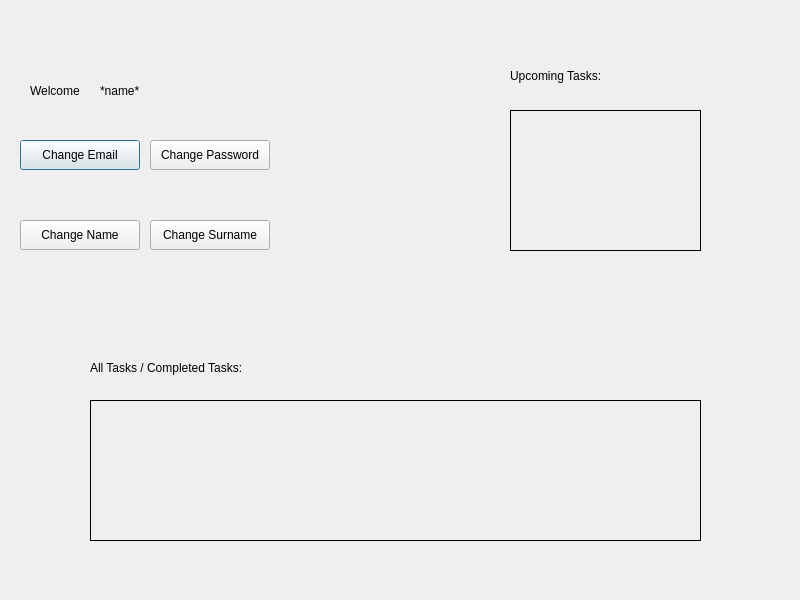
<?xml version="1.0" encoding="UTF-8"?>
<ui version="4.0">
 <class>studentMain</class>
 <widget class="QDialog" name="studentMain">
  <property name="geometry">
   <rect>
    <x>0</x>
    <y>0</y>
    <width>800</width>
    <height>600</height>
   </rect>
  </property>
  <property name="windowTitle">
   <string>Dialog</string>
  </property>
  <widget class="QStackedWidget" name="stackedWidget">
   <property name="geometry">
    <rect>
     <x>0</x>
     <y>0</y>
     <width>801</width>
     <height>601</height>
    </rect>
   </property>
   <widget class="QWidget" name="studentMainLogin">
    <widget class="QLabel" name="welcomeLabel">
     <property name="geometry">
      <rect>
       <x>30</x>
       <y>80</y>
       <width>61</width>
       <height>21</height>
      </rect>
     </property>
     <property name="text">
      <string>Welcome</string>
     </property>
    </widget>
    <widget class="QLabel" name="nameLabel">
     <property name="geometry">
      <rect>
       <x>100</x>
       <y>80</y>
       <width>61</width>
       <height>21</height>
      </rect>
     </property>
     <property name="text">
      <string>*name*</string>
     </property>
    </widget>
    <widget class="QLabel" name="upcomingTasksLabel">
     <property name="geometry">
      <rect>
       <x>510</x>
       <y>60</y>
       <width>91</width>
       <height>31</height>
      </rect>
     </property>
     <property name="text">
      <string>Upcoming Tasks:</string>
     </property>
    </widget>
    <widget class="QLabel" name="allTasksLabel">
     <property name="geometry">
      <rect>
       <x>90</x>
       <y>360</y>
       <width>161</width>
       <height>16</height>
      </rect>
     </property>
     <property name="text">
      <string>All Tasks / Completed Tasks:</string>
     </property>
    </widget>
    <widget class="QLabel" name="label">
     <property name="geometry">
      <rect>
       <x>510</x>
       <y>110</y>
       <width>191</width>
       <height>141</height>
      </rect>
     </property>
     <property name="frameShape">
      <enum>QFrame::Shape::Box</enum>
     </property>
     <property name="text">
      <string/>
     </property>
    </widget>
    <widget class="QLabel" name="label_2">
     <property name="geometry">
      <rect>
       <x>90</x>
       <y>400</y>
       <width>611</width>
       <height>141</height>
      </rect>
     </property>
     <property name="frameShape">
      <enum>QFrame::Shape::Box</enum>
     </property>
     <property name="text">
      <string/>
     </property>
    </widget>
    <widget class="QPushButton" name="changeEmailButton">
     <property name="geometry">
      <rect>
       <x>20</x>
       <y>140</y>
       <width>120</width>
       <height>30</height>
      </rect>
     </property>
     <property name="text">
      <string>Change Email</string>
     </property>
    </widget>
    <widget class="QPushButton" name="changePasswordButton">
     <property name="geometry">
      <rect>
       <x>150</x>
       <y>140</y>
       <width>120</width>
       <height>30</height>
      </rect>
     </property>
     <property name="text">
      <string>Change Password</string>
     </property>
    </widget>
    <widget class="QPushButton" name="changeNameButton">
     <property name="geometry">
      <rect>
       <x>20</x>
       <y>220</y>
       <width>120</width>
       <height>30</height>
      </rect>
     </property>
     <property name="text">
      <string>Change Name</string>
     </property>
    </widget>
    <widget class="QPushButton" name="changeSurnameButton">
     <property name="geometry">
      <rect>
       <x>150</x>
       <y>220</y>
       <width>120</width>
       <height>30</height>
      </rect>
     </property>
     <property name="text">
      <string>Change Surname</string>
     </property>
    </widget>
   </widget>
  </widget>
 </widget>
 <resources/>
 <connections/>
</ui>
